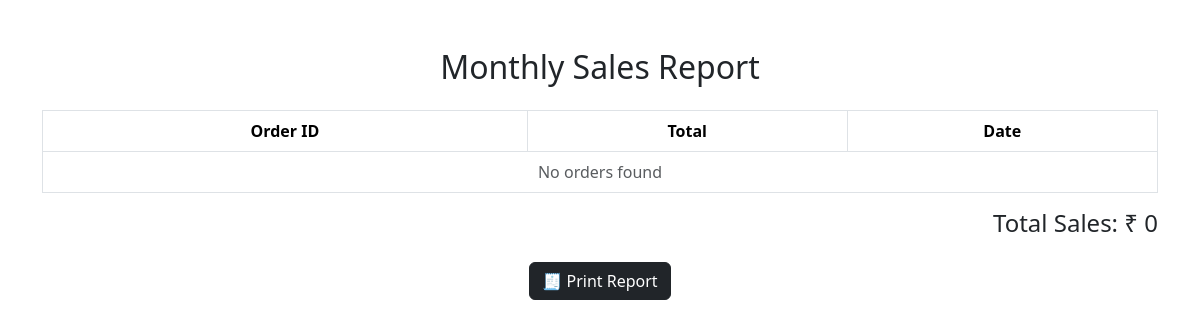
The app's page /report/month/, older data.
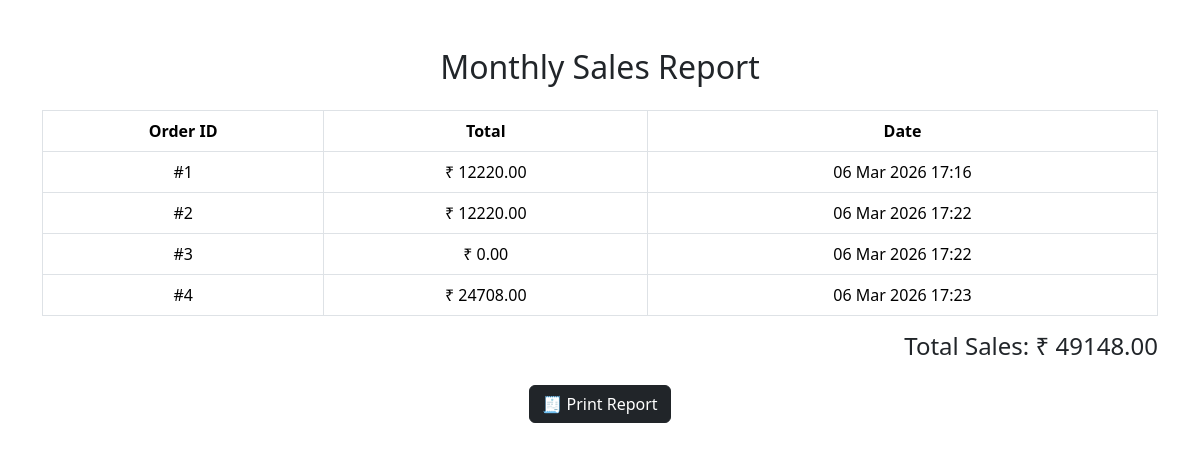
The same page, newer data.
### menuapp/models.py (models this page shows, shortened)
class Order(models.Model):
    table = models.ForeignKey('Table', on_delete=models.SET_NULL, null=True, blank=True)
    total_amount = models.DecimalField(max_digits=10, decimal_places=2)
    created_at = models.DateTimeField(auto_now_add=True)

### menuapp/views.py (the view)
# urls.py: path('report/month/', views.report_month, name='report_month'),
def report_month(request):
    selected_month = request.GET.get("month")
    if selected_month:
        year, month = selected_month.split("-")
    else:
        today = now()
        year = today.year
        month = today.month
    orders = Order.objects.filter(
        created_at__year=year,
        created_at__month=month
    )
    total = sum(order.total_amount for order in orders)
    return render(request, "menuapp/admin/report_today.html", {
        "orders": orders,
        "total": total,
        "title": "Monthly Sales Report"
    })

### menuapp/context_processors.py (called while the page is built)
def cart_data(request):
    if not request.session.session_key:
        request.session.create()
    session_key = request.session.session_key
    cart_items = Cart.objects.filter(session_key=session_key)
    count = cart_items.count()
    return {
        "cart_items": cart_items,
        "cart_count": count
    }

### menuapp/templates/menuapp/admin/report_today.html (shortened to what this page needs)
<!DOCTYPE html>
<html>
<head>
<link href="https://cdn.jsdelivr.net/npm/bootstrap@5.3.2/dist/css/bootstrap.min.css" rel="stylesheet">
</head>
<body>
<div class="container mt-5">
<h2 class="text-center mb-4">{{ title }}</h2>
<table class="table table-bordered text-center">
<tr>
<th>Order ID</th>
<th>Total</th>
<th>Date</th>
</tr>
{% for order in orders %}
<tr>
<td>#{{ order.id }}</td>
<td>₹ {{ order.total_amount }}</td>
<td>{{ order.created_at|date:"d M Y H:i" }}</td>
</tr>
{% empty %}
<tr>
<td colspan="3" class="text-muted">
No orders found
</td>
</tr>
{% endfor %}
</table>
<div class="text-end mt-3">
<h4>Total Sales: ₹ {{ total }}</h4>
</div>
<div class="text-center mt-4">
<button onclick="window.print()" class="btn btn-dark">
🧾 Print Report
</button>
</div>
</div>
</body>
</html>

Row changes from the older to the newer data that the page shows:
added Order: id "1", total_amount "12220.00", created_at "06 Mar 2026 17:16"
added Order: id "2", total_amount "12220.00", created_at "06 Mar 2026 17:22"
added Order: id "3", total_amount "0.00", created_at "06 Mar 2026 17:22"
added Order: id "4", total_amount "24708.00", created_at "06 Mar 2026 17:23"
Text that changed along with them:
{{ total }}: "0" → "49148.00"
text no longer shown: "No orders found"
